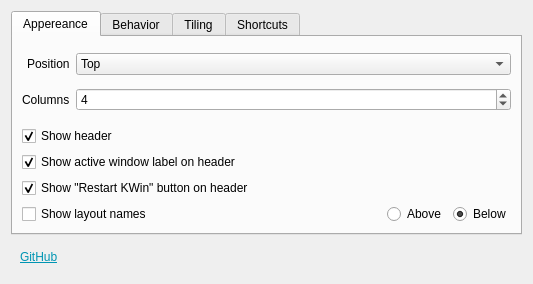
<?xml version="1.0" encoding="UTF-8"?>
<ui version="4.0">
 <class>KWin::ExquisiteConfigForm</class>
 <widget class="QWidget" name="KWin::ExquisiteConfigForm">
  <property name="geometry">
   <rect>
    <x>0</x>
    <y>0</y>
    <width>533</width>
    <height>284</height>
   </rect>
  </property>
  <property name="sizePolicy">
   <sizepolicy hsizetype="Preferred" vsizetype="Fixed">
    <horstretch>0</horstretch>
    <verstretch>0</verstretch>
   </sizepolicy>
  </property>
  <layout class="QVBoxLayout" name="verticalLayout">
   <item>
    <widget class="QTabWidget" name="tabWidget">
     <property name="tabShape">
      <enum>QTabWidget::Rounded</enum>
     </property>
     <property name="currentIndex">
      <number>0</number>
     </property>
     <property name="documentMode">
      <bool>false</bool>
     </property>
     <property name="tabsClosable">
      <bool>false</bool>
     </property>
     <property name="tabBarAutoHide">
      <bool>false</bool>
     </property>
     <widget class="QWidget" name="tab">
      <attribute name="icon">
       <iconset theme="preferences-desktop-color">
        <normaloff>.</normaloff>.</iconset>
      </attribute>
      <attribute name="title">
       <string>Appereance</string>
      </attribute>
      <layout class="QVBoxLayout" name="verticalLayout_2">
       <item>
        <layout class="QFormLayout" name="formLayout">
         <property name="fieldGrowthPolicy">
          <enum>QFormLayout::ExpandingFieldsGrow</enum>
         </property>
         <property name="rowWrapPolicy">
          <enum>QFormLayout::DontWrapRows</enum>
         </property>
         <property name="labelAlignment">
          <set>Qt::AlignRight|Qt::AlignTrailing|Qt::AlignVCenter</set>
         </property>
         <item row="0" column="0">
          <widget class="QLabel" name="label_2">
           <property name="text">
            <string>Position</string>
           </property>
          </widget>
         </item>
         <item row="0" column="1">
          <widget class="QComboBox" name="kcfg_position">
           <property name="sizePolicy">
            <sizepolicy hsizetype="Expanding" vsizetype="Fixed">
             <horstretch>0</horstretch>
             <verstretch>0</verstretch>
            </sizepolicy>
           </property>
           <property name="currentText">
            <string>Top</string>
           </property>
           <property name="currentIndex">
            <number>0</number>
           </property>
           <item>
            <property name="text">
             <string>Top</string>
            </property>
           </item>
           <item>
            <property name="text">
             <string>Center</string>
            </property>
           </item>
           <item>
            <property name="text">
             <string>Bottom</string>
            </property>
           </item>
           <item>
            <property name="text">
             <string>Under mouse cursor</string>
            </property>
           </item>
          </widget>
         </item>
         <item row="1" column="0">
          <widget class="QLabel" name="label">
           <property name="sizePolicy">
            <sizepolicy hsizetype="Expanding" vsizetype="Expanding">
             <horstretch>0</horstretch>
             <verstretch>0</verstretch>
            </sizepolicy>
           </property>
           <property name="text">
            <string>Columns</string>
           </property>
          </widget>
         </item>
         <item row="1" column="1">
          <widget class="QSpinBox" name="kcfg_columns">
           <property name="sizePolicy">
            <sizepolicy hsizetype="Expanding" vsizetype="Fixed">
             <horstretch>0</horstretch>
             <verstretch>0</verstretch>
            </sizepolicy>
           </property>
           <property name="minimum">
            <number>1</number>
           </property>
           <property name="maximum">
            <number>12</number>
           </property>
           <property name="value">
            <number>4</number>
           </property>
          </widget>
         </item>
        </layout>
       </item>
       <item>
        <widget class="QCheckBox" name="kcfg_showHeader">
         <property name="sizePolicy">
          <sizepolicy hsizetype="Minimum" vsizetype="Fixed">
           <horstretch>0</horstretch>
           <verstretch>0</verstretch>
          </sizepolicy>
         </property>
         <property name="text">
          <string>Show header</string>
         </property>
         <property name="checked">
          <bool>true</bool>
         </property>
        </widget>
       </item>
       <item>
        <widget class="QCheckBox" name="kcfg_showActiveWindowLabel">
         <property name="text">
          <string>Show active window label on header</string>
         </property>
         <property name="checked">
          <bool>true</bool>
         </property>
        </widget>
       </item>
       <item>
        <widget class="QCheckBox" name="kcfg_showRestartButton">
         <property name="sizePolicy">
          <sizepolicy hsizetype="Minimum" vsizetype="Fixed">
           <horstretch>0</horstretch>
           <verstretch>0</verstretch>
          </sizepolicy>
         </property>
         <property name="text">
          <string>Show &quot;Restart KWin&quot; button on header</string>
         </property>
         <property name="checkable">
          <bool>true</bool>
         </property>
         <property name="checked">
          <bool>true</bool>
         </property>
        </widget>
       </item>
       <item>
        <layout class="QHBoxLayout" name="horizontalLayout_3">
         <item>
          <widget class="QCheckBox" name="kcfg_showLayoutNames">
           <property name="sizePolicy">
            <sizepolicy hsizetype="MinimumExpanding" vsizetype="Fixed">
             <horstretch>0</horstretch>
             <verstretch>0</verstretch>
            </sizepolicy>
           </property>
           <property name="text">
            <string>Show layout names</string>
           </property>
          </widget>
         </item>
         <item>
          <widget class="QRadioButton" name="kcfg_layoutNamesAbove">
           <property name="enabled">
            <bool>true</bool>
           </property>
           <property name="sizePolicy">
            <sizepolicy hsizetype="Minimum" vsizetype="Fixed">
             <horstretch>0</horstretch>
             <verstretch>0</verstretch>
            </sizepolicy>
           </property>
           <property name="autoFillBackground">
            <bool>false</bool>
           </property>
           <property name="text">
            <string>Above</string>
           </property>
          </widget>
         </item>
         <item>
          <widget class="QRadioButton" name="radioButton">
           <property name="text">
            <string>Below</string>
           </property>
           <property name="checked">
            <bool>true</bool>
           </property>
          </widget>
         </item>
        </layout>
       </item>
      </layout>
     </widget>
     <widget class="QWidget" name="tab_2">
      <attribute name="icon">
       <iconset theme="preferences">
        <normaloff>.</normaloff>.</iconset>
      </attribute>
      <attribute name="title">
       <string>Behavior</string>
      </attribute>
      <layout class="QVBoxLayout" name="verticalLayout_3">
       <property name="spacing">
        <number>6</number>
       </property>
       <property name="sizeConstraint">
        <enum>QLayout::SetDefaultConstraint</enum>
       </property>
       <item>
        <widget class="QCheckBox" name="kcfg_hideOnLayoutTiled">
         <property name="sizePolicy">
          <sizepolicy hsizetype="Minimum" vsizetype="Maximum">
           <horstretch>0</horstretch>
           <verstretch>0</verstretch>
          </sizepolicy>
         </property>
         <property name="mouseTracking">
          <bool>true</bool>
         </property>
         <property name="tabletTracking">
          <bool>false</bool>
         </property>
         <property name="text">
          <string>Hide after tiling a layout (all windows in a layout has been clicked)</string>
         </property>
        </widget>
       </item>
       <item>
        <widget class="QCheckBox" name="kcfg_hideOnFirstTile">
         <property name="sizePolicy">
          <sizepolicy hsizetype="Minimum" vsizetype="Maximum">
           <horstretch>0</horstretch>
           <verstretch>0</verstretch>
          </sizepolicy>
         </property>
         <property name="text">
          <string>Hide after tiling a window</string>
         </property>
         <property name="checked">
          <bool>false</bool>
         </property>
        </widget>
       </item>
       <item>
        <widget class="QCheckBox" name="kcfg_hideOnDesktopClick">
         <property name="sizePolicy">
          <sizepolicy hsizetype="Minimum" vsizetype="Maximum">
           <horstretch>0</horstretch>
           <verstretch>0</verstretch>
          </sizepolicy>
         </property>
         <property name="text">
          <string>Hide when clicking on desktop</string>
         </property>
         <property name="checked">
          <bool>true</bool>
         </property>
        </widget>
       </item>
       <item>
        <widget class="QCheckBox" name="kcfg_debug">
         <property name="sizePolicy">
          <sizepolicy hsizetype="Minimum" vsizetype="Maximum">
           <horstretch>0</horstretch>
           <verstretch>0</verstretch>
          </sizepolicy>
         </property>
         <property name="text">
          <string>Enable debug logging</string>
         </property>
         <property name="checked">
          <bool>false</bool>
         </property>
        </widget>
       </item>
       <item>
        <widget class="QWidget" name="widget" native="true"/>
       </item>
      </layout>
     </widget>
     <widget class="QWidget" name="tab_3">
      <attribute name="icon">
       <iconset theme="preferences-desktop-virtual">
        <normaloff>.</normaloff>.</iconset>
      </attribute>
      <attribute name="title">
       <string>Tiling</string>
      </attribute>
      <layout class="QVBoxLayout" name="verticalLayout_6">
       <item>
        <layout class="QFormLayout" name="formLayout_2">
         <property name="sizeConstraint">
          <enum>QLayout::SetMinimumSize</enum>
         </property>
         <item row="0" column="0">
          <widget class="QLabel" name="label_8">
           <property name="text">
            <string>Gap between tiles (px)</string>
           </property>
          </widget>
         </item>
         <item row="0" column="1">
          <widget class="QSpinBox" name="kcfg_tileGap">
           <property name="sizePolicy">
            <sizepolicy hsizetype="Expanding" vsizetype="Fixed">
             <horstretch>0</horstretch>
             <verstretch>0</verstretch>
            </sizepolicy>
           </property>
          </widget>
         </item>
        </layout>
       </item>
       <item>
        <widget class="QCheckBox" name="kcfg_rememberWindowGeometries">
         <property name="sizePolicy">
          <sizepolicy hsizetype="Minimum" vsizetype="Fixed">
           <horstretch>0</horstretch>
           <verstretch>0</verstretch>
          </sizepolicy>
         </property>
         <property name="text">
          <string>Remember and restore old geometries of tiled windows</string>
         </property>
         <property name="checked">
          <bool>true</bool>
         </property>
        </widget>
       </item>
       <item>
        <widget class="QCheckBox" name="kcfg_tileAvailableWindowsOnBackgroundClick">
         <property name="sizePolicy">
          <sizepolicy hsizetype="Minimum" vsizetype="Fixed">
           <horstretch>0</horstretch>
           <verstretch>0</verstretch>
          </sizepolicy>
         </property>
         <property name="text">
          <string>Auto tile available windows when the background button of a layout is clicked</string>
         </property>
         <property name="checked">
          <bool>true</bool>
         </property>
        </widget>
       </item>
       <item>
        <widget class="QCheckBox" name="kcfg_hideTiledWindowTitlebar">
         <property name="text">
          <string>Hide titlebars of tiled windows</string>
         </property>
        </widget>
       </item>
       <item>
        <widget class="QWidget" name="widget_2" native="true">
         <property name="sizePolicy">
          <sizepolicy hsizetype="Preferred" vsizetype="Expanding">
           <horstretch>0</horstretch>
           <verstretch>0</verstretch>
          </sizepolicy>
         </property>
        </widget>
       </item>
      </layout>
     </widget>
     <widget class="QWidget" name="tab_4">
      <attribute name="icon">
       <iconset theme="configure-shortcuts">
        <normaloff>.</normaloff>.</iconset>
      </attribute>
      <attribute name="title">
       <string>Shortcuts</string>
      </attribute>
      <layout class="QHBoxLayout" name="horizontalLayout_2">
       <property name="leftMargin">
        <number>50</number>
       </property>
       <property name="rightMargin">
        <number>50</number>
       </property>
       <item>
        <widget class="QLabel" name="label_7">
         <property name="text">
          <string>&lt;html&gt;&lt;head/&gt;&lt;body&gt;&lt;p&gt;To configure the shortcuts of this script: &lt;/p&gt;&lt;p&gt;Go to &amp;quot;System Settings -&amp;gt; Shortcuts -&amp;gt; KWin&amp;quot; and search for &amp;quot;Exquisite&amp;quot;&lt;/p&gt;&lt;/body&gt;&lt;/html&gt;</string>
         </property>
         <property name="alignment">
          <set>Qt::AlignCenter</set>
         </property>
         <property name="wordWrap">
          <bool>true</bool>
         </property>
        </widget>
       </item>
      </layout>
     </widget>
    </widget>
   </item>
   <item>
    <widget class="QWidget" name="widget_3" native="true">
     <layout class="QHBoxLayout" name="horizontalLayout">
      <item>
       <widget class="QLabel" name="label_6">
        <property name="text">
         <string>&lt;html&gt;&lt;head/&gt;&lt;body&gt;&lt;p&gt;&lt;a href=&quot;https://github.com/qewer33/Exquisite&quot;&gt;&lt;span style=&quot; text-decoration: underline; color:#0095b3;&quot;&gt;GitHub&lt;/span&gt;&lt;/a&gt;&lt;/p&gt;&lt;/body&gt;&lt;/html&gt;</string>
        </property>
        <property name="textFormat">
         <enum>Qt::RichText</enum>
        </property>
        <property name="textInteractionFlags">
         <set>Qt::LinksAccessibleByKeyboard|Qt::LinksAccessibleByMouse</set>
        </property>
       </widget>
      </item>
     </layout>
    </widget>
   </item>
  </layout>
 </widget>
 <resources/>
 <connections/>
</ui>
